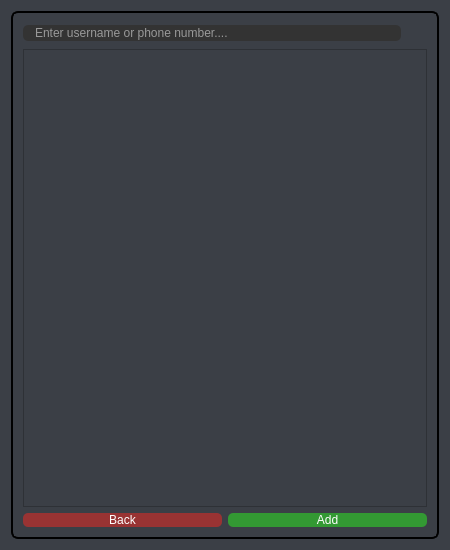
<?xml version="1.0" encoding="UTF-8"?>
<ui version="4.0">
 <class>Contacts</class>
 <widget class="QDialog" name="Contacts">
  <property name="geometry">
   <rect>
    <x>0</x>
    <y>0</y>
    <width>450</width>
    <height>550</height>
   </rect>
  </property>
  <property name="minimumSize">
   <size>
    <width>450</width>
    <height>550</height>
   </size>
  </property>
  <property name="maximumSize">
   <size>
    <width>450</width>
    <height>550</height>
   </size>
  </property>
  <property name="windowTitle">
   <string>Contacts</string>
  </property>
  <property name="windowIcon">
   <iconset resource="elements.qrc">
    <normaloff>:/img/img/icons8-contacts-40.png</normaloff>:/img/img/icons8-contacts-40.png</iconset>
  </property>
  <property name="styleSheet">
   <string notr="true">background-color: rgb(59, 63, 70);</string>
  </property>
  <layout class="QGridLayout" name="gridLayout">
   <item row="0" column="0">
    <layout class="QVBoxLayout" name="verticalLayout_4">
     <item>
      <widget class="QStackedWidget" name="winstack">
       <property name="styleSheet">
        <string notr="true">QStackedWidget#winstack {
Padding: 1px;
Border-radius: 7px;
Color: #fefefe;
background-color: rgb(59, 63, 70);
border-style: solid;
 border-width: 2px;
}

QStackedWidget#winstack:hover {
background-color: rgb(42, 46, 52);
border-style: solid;
 border-width: 2px;
color: rgb(241, 182, 88);
	border-color: rgb(45, 135, 135);
}</string>
       </property>
       <property name="currentIndex">
        <number>1</number>
       </property>
       <widget class="QWidget" name="page1">
        <layout class="QVBoxLayout" name="verticalLayout_5">
         <item>
          <widget class="QListWidget" name="freindslist">
           <property name="toolTip">
            <string>&lt;html&gt;&lt;head/&gt;&lt;body&gt;&lt;p align=&quot;center&quot;&gt;Select a user and click start chat&lt;/p&gt;&lt;/body&gt;&lt;/html&gt;</string>
           </property>
          </widget>
         </item>
         <item>
          <layout class="QHBoxLayout" name="horizontalLayout">
           <item>
            <widget class="QPushButton" name="backtohomepage2">
             <property name="minimumSize">
              <size>
               <width>60</width>
               <height>0</height>
              </size>
             </property>
             <property name="toolTip">
              <string>&lt;html&gt;&lt;head/&gt;&lt;body&gt;&lt;p&gt;Back to homepage&lt;/p&gt;&lt;/body&gt;&lt;/html&gt;</string>
             </property>
             <property name="styleSheet">
              <string notr="true">QPushButton#backtohomepage2 {
color: white;
border-radius: 5px;
Background: #933;
color: #fefefe;
}

QPushButton#backtohomepage2:hover {
	background-color: rgb(42, 46, 52);
border-style: solid;
 border-width: 1px;
	color: rgb(241, 182, 88);
}

QPushButton#backtohomepage2:pressed {
border-style: solid;
border-width: 1px;
	background-color: rgb(25, 69, 105);
	color: rgb(85, 255, 255);
}</string>
             </property>
             <property name="text">
              <string>Back</string>
             </property>
             <property name="icon">
              <iconset resource="elements.qrc">
               <normaloff>:/img/img/icons8-back-48.png</normaloff>:/img/img/icons8-back-48.png</iconset>
             </property>
            </widget>
           </item>
           <item>
            <spacer name="horizontalSpacer">
             <property name="orientation">
              <enum>Qt::Horizontal</enum>
             </property>
             <property name="sizeType">
              <enum>QSizePolicy::MinimumExpanding</enum>
             </property>
             <property name="sizeHint" stdset="0">
              <size>
               <width>20</width>
               <height>20</height>
              </size>
             </property>
            </spacer>
           </item>
           <item>
            <widget class="QPushButton" name="newcontact">
             <property name="minimumSize">
              <size>
               <width>120</width>
               <height>0</height>
              </size>
             </property>
             <property name="toolTip">
              <string>&lt;html&gt;&lt;head/&gt;&lt;body&gt;&lt;p&gt;Find and add new contact&lt;/p&gt;&lt;/body&gt;&lt;/html&gt;</string>
             </property>
             <property name="whatsThis">
              <string>&lt;html&gt;&lt;head/&gt;&lt;body&gt;&lt;p&gt;Add some users to friends&lt;/p&gt;&lt;/body&gt;&lt;/html&gt;</string>
             </property>
             <property name="styleSheet">
              <string notr="true">QPushButton#newcontact {
color: white;
border-radius: 5px;
border-color: rgb(68, 120, 232);
	background-color: rgb(50, 100, 150);
}

QPushButton#newcontact:hover {
	background-color: rgb(42, 46, 52);
border-style: solid;
 border-width: 1px;
	color: rgb(241, 182, 88);
}

QPushButton#newcontact:pressed {
border-style: solid;
border-width: 1px;
	background-color: rgb(25, 69, 105);
	color: rgb(85, 255, 255);
}</string>
             </property>
             <property name="text">
              <string>New Contact</string>
             </property>
            </widget>
           </item>
           <item>
            <widget class="QPushButton" name="startchat">
             <property name="minimumSize">
              <size>
               <width>120</width>
               <height>0</height>
              </size>
             </property>
             <property name="toolTip">
              <string>&lt;html&gt;&lt;head/&gt;&lt;body&gt;&lt;p&gt;Start chat with selected user&lt;/p&gt;&lt;/body&gt;&lt;/html&gt;</string>
             </property>
             <property name="styleSheet">
              <string notr="true">QPushButton#startchat {
color: white;
border-radius: 5px;
border-color: rgb(68, 120, 232);
	background-color: rgb(51, 101, 152);
}

QPushButton#startchat:hover {
	background-color: rgb(42, 46, 52);
border-style: solid;
 border-width: 1px;
	color: rgb(241, 182, 88);
}

QPushButton#startchat:pressed {
border-style: solid;
border-width: 1px;
	background-color: rgb(25, 69, 105);
	color: rgb(85, 255, 255);
}</string>
             </property>
             <property name="text">
              <string>Start Chat</string>
             </property>
            </widget>
           </item>
          </layout>
         </item>
        </layout>
       </widget>
       <widget class="QWidget" name="page2">
        <layout class="QGridLayout" name="gridLayout_2">
         <item row="0" column="0">
          <layout class="QVBoxLayout" name="verticalLayout">
           <item>
            <layout class="QHBoxLayout" name="horizontalLayout_2">
             <item>
              <widget class="QLineEdit" name="searchcontact">
               <property name="styleSheet">
                <string notr="true">QLineEdit#searchcontact {
padding-left: 10px;
padding-right: 20px;
border-radius: 5px;
background: #333;
color: #fefefe;
}

QLineEdit#searchcontact:hover {
	background-color: rgb(42, 46, 52);
border-style: solid;
 border-width: 1px;
	border-color: rgb(245, 179, 1);
	color: rgb(241, 182, 88);
}

QLineEdit#searchcontact:pressed {
border-style: solid;
border-width: 1px;
background-color: rgb(25, 69, 105);
color: rgb(85, 255, 255);
}</string>
               </property>
               <property name="placeholderText">
                <string>Enter username or phone number....</string>
               </property>
              </widget>
             </item>
             <item>
              <widget class="QLabel" name="label">
               <property name="minimumSize">
                <size>
                 <width>20</width>
                 <height>20</height>
                </size>
               </property>
               <property name="maximumSize">
                <size>
                 <width>60</width>
                 <height>60</height>
                </size>
               </property>
               <property name="styleSheet">
                <string notr="true">color: #fefefe;</string>
               </property>
               <property name="text">
                <string/>
               </property>
               <property name="pixmap">
                <pixmap resource="elements.qrc">:/img/img/icons8-find-64 (1).png</pixmap>
               </property>
               <property name="buddy">
                <cstring>searchcontact</cstring>
               </property>
              </widget>
             </item>
            </layout>
           </item>
           <item>
            <widget class="QListWidget" name="alluserslist"/>
           </item>
           <item>
            <layout class="QHBoxLayout" name="horizontalLayout_3">
             <item>
              <widget class="QPushButton" name="backbtn">
               <property name="styleSheet">
                <string notr="true">
QPushButton#backbtn {
color: white;
border-radius: 5px;
Background: #933;
color: #fefefe;
}

QPushButton#backbtn:hover {
	background-color: rgb(42, 46, 52);
border-style: solid;
 border-width: 1px;
	color: #933;
}

QPushButton#backbtn:pressed {
border-style: solid;
border-width: 1px;
	background-color: rgb(25, 69, 105);
	color: rgb(85, 255, 255);
}</string>
               </property>
               <property name="text">
                <string>Back</string>
               </property>
              </widget>
             </item>
             <item>
              <widget class="QPushButton" name="addbtn">
               <property name="styleSheet">
                <string notr="true">
QPushButton#addbtn {
color: white;
border-radius: 5px;
Background: #393;
color: #fefefe;
}

QPushButton#addbtn:hover {
	background-color: rgb(42, 46, 52);
border-style: solid;
 border-width: 1px;
	color: #393;
}

QPushButton#addbtn:pressed {
border-style: solid;
border-width: 1px;
	background-color: rgb(25, 69, 105);
	color: rgb(85, 255, 255);
}</string>
               </property>
               <property name="text">
                <string>Add</string>
               </property>
              </widget>
             </item>
            </layout>
           </item>
          </layout>
         </item>
        </layout>
       </widget>
      </widget>
     </item>
    </layout>
   </item>
  </layout>
 </widget>
 <resources>
  <include location="elements.qrc"/>
 </resources>
 <connections/>
</ui>
